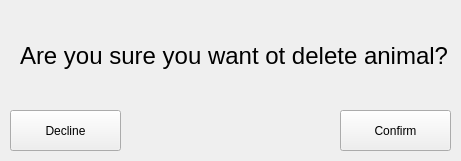
<?xml version="1.0" encoding="UTF-8"?>
<ui version="4.0">
 <class>Form</class>
 <widget class="QWidget" name="Form">
  <property name="geometry">
   <rect>
    <x>0</x>
    <y>0</y>
    <width>461</width>
    <height>161</height>
   </rect>
  </property>
  <property name="windowTitle">
   <string>Form</string>
  </property>
  <widget class="QPushButton" name="decline">
   <property name="geometry">
    <rect>
     <x>10</x>
     <y>110</y>
     <width>111</width>
     <height>41</height>
    </rect>
   </property>
   <property name="text">
    <string>Decline</string>
   </property>
  </widget>
  <widget class="QPushButton" name="confirm">
   <property name="geometry">
    <rect>
     <x>340</x>
     <y>110</y>
     <width>111</width>
     <height>41</height>
    </rect>
   </property>
   <property name="text">
    <string>Confirm</string>
   </property>
  </widget>
  <widget class="QLabel" name="animalLb">
   <property name="geometry">
    <rect>
     <x>20</x>
     <y>40</y>
     <width>441</width>
     <height>31</height>
    </rect>
   </property>
   <property name="font">
    <font>
     <pointsize>18</pointsize>
    </font>
   </property>
   <property name="text">
    <string>Are you sure you want ot delete animal?</string>
   </property>
  </widget>
 </widget>
 <resources/>
 <connections/>
</ui>
